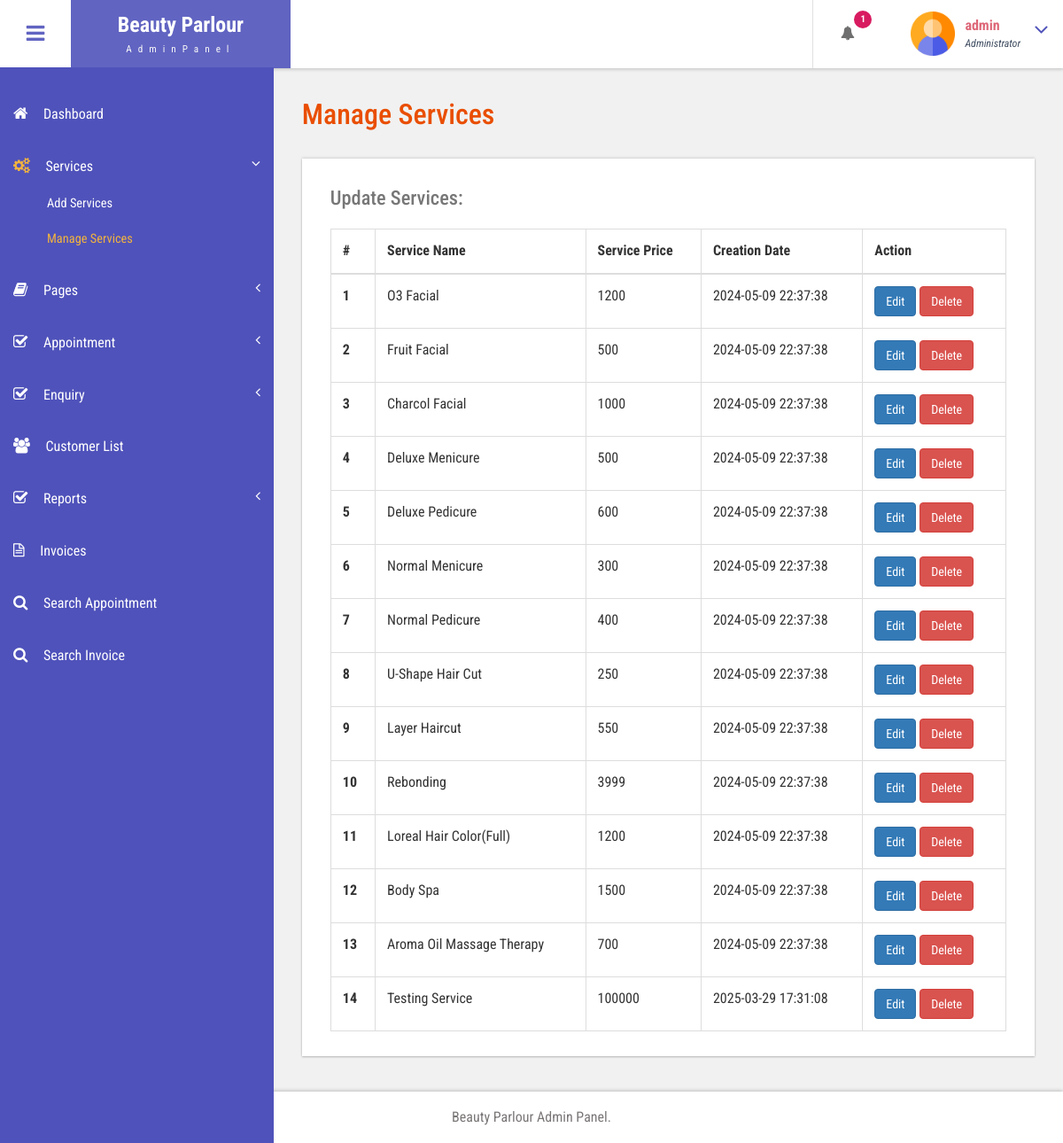
Screenshot of /admin/manage-services.php (signed in) with the database file from the repository.
### tables this page shows
CREATE TABLE `tblservices` (
  `ID` int(10) NOT NULL,
  `ServiceName` varchar(200) DEFAULT NULL,
  `ServiceDescription` mediumtext DEFAULT NULL,
  `Cost` int(10) DEFAULT NULL,
  `Image` varchar(200) DEFAULT NULL,
  `CreationDate` timestamp NULL DEFAULT current_timestamp()
);

### admin/manage-services.php (the view, shortened to what this page needs)
<?php
include('includes/dbconnection.php');
if (strlen($_SESSION['bpmsaid']==0)) {
  header('location:logout.php');
  } else{
  ?>
<!DOCTYPE HTML>
<html>
<head>
<link href="css/bootstrap.css" rel='stylesheet' type='text/css' />
<link href="css/style.css" rel='stylesheet' type='text/css' />
<link href="css/font-awesome.css" rel="stylesheet">
<link href="css/animate.css" rel="stylesheet" type="text/css" media="all">
<link href="css/custom.css" rel="stylesheet">
</head>
<body class="cbp-spmenu-push">
	<div class="main-content">
		 <?php include_once('includes/sidebar.php');?>
		 <?php include_once('includes/header.php');?>
		<div id="page-wrapper">
			<div class="main-page">
				<div class="tables">
					<h3 class="title1">Manage Services</h3>
					<div class="table-responsive bs-example widget-shadow">
						<h4>Update Services:</h4>
						<table class="table table-bordered"> <thead> <tr> <th>#</th> <th>Service Name</th> <th>Service Price</th> <th>Creation Date</th><th>Action</th> </tr> </thead> <tbody>
<?php
$ret=mysqli_query($con,"select *from  tblservices");
$cnt=1;
while ($row=mysqli_fetch_array($ret)) {
?>
						 <tr> <th scope="row"><?php echo $cnt;?></th> <td><?php  echo $row['ServiceName'];?></td> <td><?php  echo $row['Cost'];?></td><td><?php  echo $row['CreationDate'];?></td> <td>
						 	<a href="edit-services.php?editid=<?php echo $row['ID'];?>" class="btn btn-primary">Edit</a>
						 	<a href="manage-services.php?delid=<?php echo $row['ID'];?>" class="btn btn-danger" onClick="return confirm('Are you sure you want to delete?')">Delete</a>
						 	</td> </tr>   <?php
$cnt=$cnt+1;
}?></tbody> </table>
					</div>
				</div>
			</div>
		</div>
		 <?php include_once('includes/footer.php');?>
	</div>
</body>
</html>
<?php }  ?>

### admin/includes/header.php (shortened to what this page needs)
<div class="sticky-header header-section ">
      <div class="header-left">
        <button id="showLeftPush"><i class="fa fa-bars"></i></button>
        <div class="logo">
          <a href="dashboard.php">
            <h1>Beauty Parlour</h1>
            <span>AdminPanel</span>
          </a>
        </div>
      </div>
      <div class="header-right">
        <div class="profile_details_left">
          <ul class="nofitications-dropdown">
            <?php
$ret1=mysqli_query($con,"select tbluser.FirstName,tbluser.LastName,tblbook.ID as bid,tblbook.AptNumber from tblbook join tbluser on tbluser.ID=tblbook.UserID where tblbook.Status is null");
$num=mysqli_num_rows($ret1);
?>
            <li class="dropdown head-dpdn">
              <a href="#" class="dropdown-toggle" data-toggle="dropdown" aria-expanded="false"><i class="fa fa-bell"></i><span class="badge blue"><?php echo $num;?></span></a>
            </li>
          </ul>
          <div class="clearfix"> </div>
        </div>
        <div class="profile_details">
        <?php
$adid=$_SESSION['bpmsaid'];
$ret=mysqli_query($con,"select AdminName from tbladmin where ID='$adid'");
$row=mysqli_fetch_array($ret);
$name=$row['AdminName'];
?>
          <ul>
            <li class="dropdown profile_details_drop">
              <a href="#" class="dropdown-toggle" data-toggle="dropdown" aria-expanded="false">
                <div class="profile_img">
                  <span class="prfil-img"><img src="images/admin.png" alt="" width="50" height="50"> </span>
                  <div class="user-name">
                    <p><?php echo $name; ?></p>
                    <span>Administrator</span>
                  </div>
                  <i class="fa fa-angle-down lnr"></i>
                  <div class="clearfix"></div>
                </div>
              </a>
            </li>
          </ul>
        </div>
      </div>
      <div class="clearfix"> </div>
    </div>

### admin/css/style.css (style rules this page uses)
h4, h5, h6, h1, h2, h3 { margin: 0; }
ul, ol { margin: 0; }
p { margin: 0; }
html, body { font-family: 'Roboto Condensed', sans-serif; font-size: 100%; overflow-x: hidden; background: #fff; }
body a { transition: 0.5s all ease; -webkit-transition: 0.5s all ease; -moz-transition: 0.5s all ease; -o-transition: 0.5s all ease; -ms-transition: 0.5s all ease; text-decoration:none; }
h1,h2,h3,h4,h5,h6 { margin:0; }
p { margin:0; }
ul,label { margin:0; padding:0; }
.main-content { position: relative; }
.sticky-header { position: fixed; top: 0; left:0px; width: 100%; z-index: 100; }
.header-section { background:#FFF; box-shadow: 1px 1px 4px rgba(0, 0, 0, 0.21); -webkit-box-shadow: 1px 1px 4px rgba(0, 0, 0, 0.21); -moz-box-shadow: 1px 1px 4px rgba(0, 0, 0, 0.21); -o-box-shadow: 1px 1px 4px rgba(0, 0, 0, 0.21); }
.header-section::after { clear: both; display: block; content: ''; }
.header-left { float: left; width: 45%; }
.header-right { float: right; }
button#showLeftPush { font-size: 1.5em; width: 80px; padding: 0.87em 0; text-align: center; cursor: pointer; float: left; color: #6F6F6F; -moz-transition: all 0.2s ease-out 0s; -webkit-transition: all 0.2s ease-out 0s; transition: all 0.2s ease-out 0s; border: none; background-color: #fff; outline:none; }
.cbp-spmenu-push { overflow-x: hidden; position: relative; }
.cbp-spmenu, .cbp-spmenu-push { -webkit-transition: all 0.3s ease; -moz-transition: all 0.3s ease; transition: all 0.3s ease; }
.cbp-spmenu-push div#page-wrapper { margin: 0 0 0 19.3em; transition:.5s all; -webkit-transition:.5s all; -moz-transition:.5s all; }
.fa { display: inline-block; font-family: FontAwesome; font-style: normal; font-weight: normal; line-height: 1; -webkit-font-smoothing: antialiased; -moz-osx-font-smoothing: grayscale; }
.logo { background: #6164C1; text-align: center; float: left; }
.logo a { padding: 0.9em 3.3em .7em; display: block; text-decoration: none; }
.logo a h1 { color: #fff; font-size: 1.5em; line-height: 1.2em; font-weight: 700; }
.logo a span { color: #F8F8F8; font-size: .7em; text-align: center; letter-spacing: 7px; }
.profile_details_left { float: left; }
li.dropdown.head-dpdn { display: inline-block; padding: 1.7em 0; border-left: 1px solid #E0E0E0; float: left; }
li.dropdown.head-dpdn a.dropdown-toggle { padding: 1.7em 2em; }
i.fa.fa-bell { color:#6F6F6F; }
.header-right span.badge { font-size: 11px; font-weight: bold; color: #FFF; background: #8BC34A; line-height: 15px; width: 20px; height: 20px; border-radius: 2em; -webkit-border-radius: 2em; -moz-border-radius: 2em; -o-border-radius: 2em; text-align: center; display: inline-block; position: absolute; top: 16%; padding: 2px 0 0; }
.header-right span.blue { background-color:#D81B60; }
.profile_details { float: right; }
.profile_details_drop a.dropdown-toggle { display:block; padding: 0.8em 3em 0 2em; }
.profile_img span.prfil-img { float:left; }
.user-name { float:left; margin-top:8px; margin-left:11px; height:35px; }
.profile_details ul li { list-style-type:none; position:relative; }
.profile_details li a i.fa.lnr { position: absolute; top: 34%; right: 8%; color: #4F52BA; font-size: 1.6em; }
.user-name p { font-size:1em; color:#DD6777; line-height:1em; font-weight:700; }
.user-name span { font-size: .75em; font-style: italic; color: #424f63; font-weight: normal; margin-top: .3em; }
.widget-shadow { background-color: #fff; box-shadow: 0 -1px 3px rgba(0,0,0,.12),0 1px 2px rgba(0,0,0,.24); -webkit-box-shadow: 0 -1px 3px rgba(0,0,0,.12),0 1px 2px rgba(0,0,0,.24); -moz-box-shadow: 0 -1px 3px rgba(0,0,0,.12),0 1px 2px rgba(0,0,0,.24); }
h3.title1 { font-size: 2em; color: #e94e02; margin-bottom: 0.8em; }
.table > thead > tr > th, .table > tbody > tr > th, .table > tfoot > tr > th, .table > thead > tr > td, .table > tbody > tr > td, .table > tfoot > tr > td { border-top: none; }
.tables h4 { font-size: 1.4em; margin-bottom: 1em; color: #777777; }
.tables .panel-body ,.tables .bs-example { padding: 2em 2em 0.5em; }
.tables .table > thead > tr > th, .tables .table > tbody > tr > th, .tables .table > tfoot > tr > th, .tables .table > thead > tr > td, .tables .table > tbody > tr > td, .tables .table > tfoot > tr > td { padding: 13px; border-top: 1px solid #E0E0E0; }
.bs-example { margin-top: 2em; }

### admin/css/custom.css (style rules this page uses)
#page-wrapper { padding:7em 2em 2.5em; background-color: #F1F1F1; }

### rows the page displays
tblservices: ServiceName "O3 Facial", Cost "1200", CreationDate "2024-05-09 22:37:38"
tblservices: ServiceName "Fruit Facial", Cost "500", CreationDate "2024-05-09 22:37:38"
tblservices: ServiceName "Charcol Facial", Cost "1000", CreationDate "2024-05-09 22:37:38"
tblservices: ServiceName "Deluxe Menicure", Cost "500", CreationDate "2024-05-09 22:37:38"
tblservices: ServiceName "Deluxe Pedicure", Cost "600", CreationDate "2024-05-09 22:37:38"
tblservices: ServiceName "Normal Menicure", Cost "300", CreationDate "2024-05-09 22:37:38"
tblservices: ServiceName "Normal Pedicure", Cost "400", CreationDate "2024-05-09 22:37:38"
tblservices: ServiceName "U-Shape Hair Cut", Cost "250", CreationDate "2024-05-09 22:37:38"
tblservices: ServiceName "Layer Haircut", Cost "550", CreationDate "2024-05-09 22:37:38"
tblservices: ServiceName "Rebonding", Cost "3999", CreationDate "2024-05-09 22:37:38"
tblservices: ServiceName "Loreal Hair Color(Full)", Cost "1200", CreationDate "2024-05-09 22:37:38"
tblservices: ServiceName "Body Spa", Cost "1500", CreationDate "2024-05-09 22:37:38"
tblservices: ServiceName "Aroma Oil Massage Therapy", Cost "700", CreationDate "2024-05-09 22:37:38"
tblservices: ServiceName "Testing Service", Cost "100000", CreationDate "2025-03-29 17:31:08"

### other values shown
$num "1"
$name "admin"
